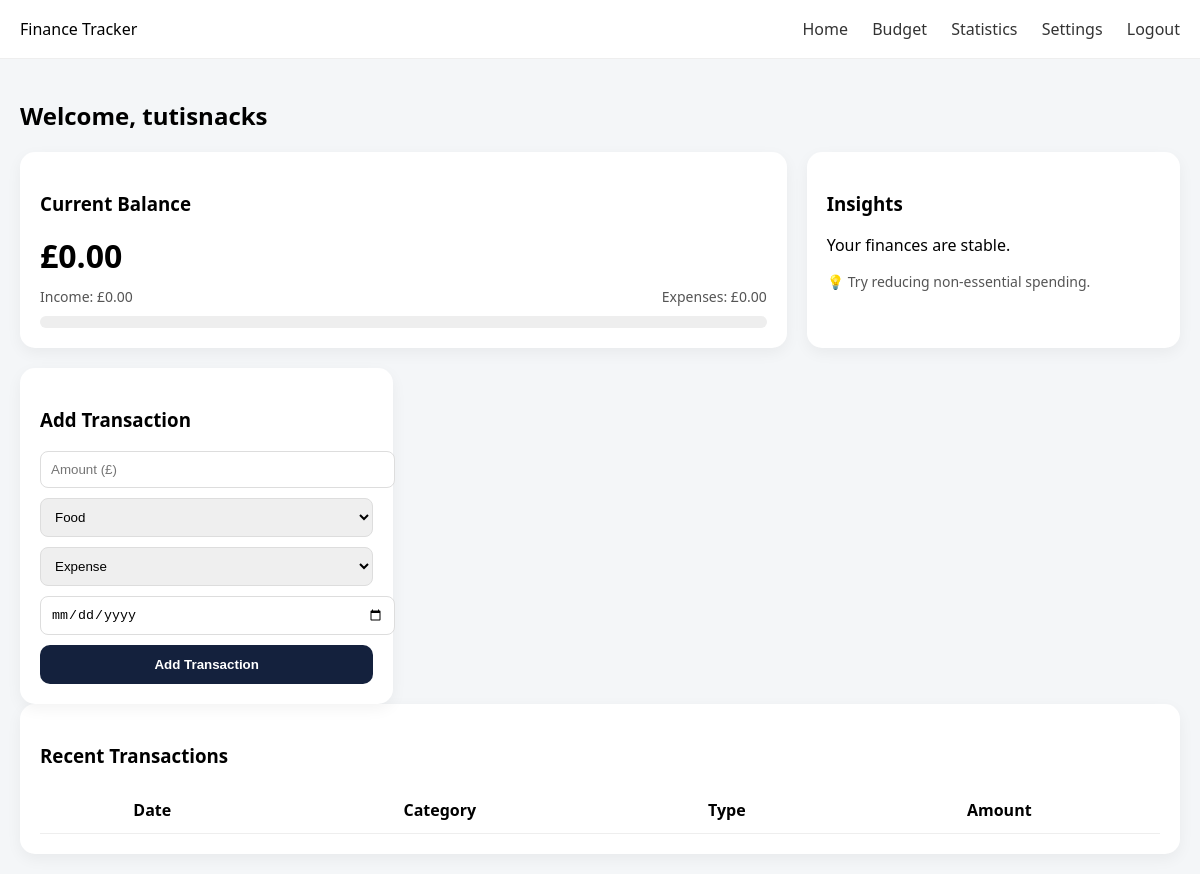
Before: /home (signed in) with the older database file.
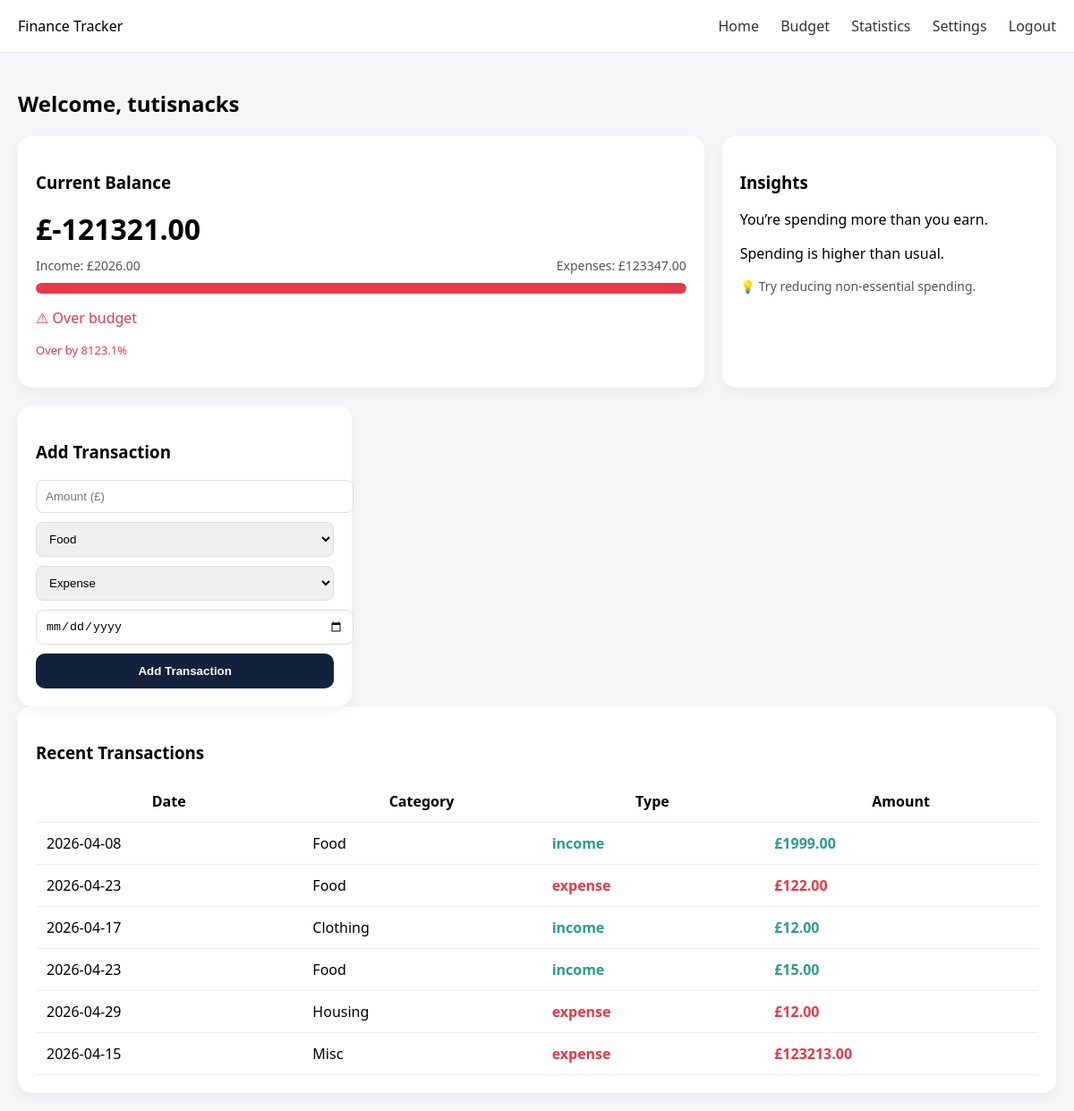
After: the same page with the newer database file.
### tables this page shows
CREATE TABLE transactions (
        id INTEGER PRIMARY KEY AUTOINCREMENT,
        amount REAL,
        category TEXT,
        type TEXT,
        date TEXT,
        user_id INTEGER
    );

### app.py (the view)
@app.route("/home")
def home():
    if "user_id" not in session:
        return redirect("/")
    conn = get_db()
    cur = conn.cursor()
    start = request.args.get("start")
    end = request.args.get("end")
    category = request.args.get("category")
    query = "SELECT * FROM transactions WHERE user_id=?"
    params = [session["user_id"]]
    if start and end:
        query += " AND date BETWEEN ? AND ?"
        params += [start, end]
    if category:
        query += " AND category=?"
        params.append(category)
    cur.execute(query, params)
    data = cur.fetchall()
    income = sum(t[1] for t in data if t[3] == "income")
    expenses = sum(t[1] for t in data if t[3] == "expense")
    cur.execute("SELECT total FROM budget WHERE user_id=?", (session["user_id"],))
    row = cur.fetchone()
    budget = row[0] if row else 0
    percent = (expenses / budget * 100) if budget > 0 else 0
    conn.close()
    return render_template(
        "index.html",
        username=session["username"],
        transactions=data,
        income=income,
        expenses=expenses,
        remaining=income-expenses,
        percent=percent,
        budget=budget
    )

### app.py (called while the page is built)
def get_db():
    os.makedirs("database", exist_ok=True)
    return sqlite3.connect(DB)

### templates/index.html (shortened to what this page needs)
<!DOCTYPE html>
<html>
<head>
    <head>
    <link rel="stylesheet" href="/static/style.css">
</head>
<body>
<div class="navbar">
    <div>Finance Tracker</div>
    <div>
        <a href="/home">Home</a>
        <a href="/budget">Budget</a>
        <a href="/statistics">Statistics</a>
        <a href="/settings">Settings</a>
        <a href="/logout">Logout</a>
    </div>
</div>
<div class="container">
<h2 class="welcome">Welcome, {{ username }}</h2>
<div class="dashboard">
    <div class="card main-card">
        <h3>Current Balance</h3>
        <p class="balance">£{{ "%.2f"|format(remaining) }}</p>
        <div class="mini-stats">
            <span>Income: £{{ "%.2f"|format(income) }}</span>
            <span>Expenses: £{{ "%.2f"|format(expenses) }}</span>
        </div>
        <div class="progress-bar">
            <div class="progress"
                style="width: {{ percent if percent <= 100 else 100 }}%;
                background: {% if percent>100 %}#e63946{% elif percent>80 %}#f4a261{% else %}#2a9d8f{% endif %};">
            </div>
        </div>
        {% if percent >= 100 %}
            <p class="danger">⚠ Over budget</p>
            <p class="danger small">Over by {{ (percent - 100)|round(1) }}%</p>
        {% endif %}
    </div>
    <div class="card">
        <h3>Insights</h3>
        {% if expenses > income %}
            <p>You’re spending more than you earn.</p>
        {% else %}
            <p>Your finances are stable.</p>
        {% endif %}
        {% if percent > 80 %}
            <p>Spending is higher than usual.</p>
        {% endif %}
        <p class="tip">💡 Try reducing non-essential spending.</p>
    </div>
    <div class="card">
        <h3>Add Transaction</h3>
        <form method="POST" action="/add">
            <input type="number" step="0.01" name="amount" placeholder="Amount (£)" required>
            <select name="category">
                <option>Food</option>
            </select>
            <select name="type">
                <option value="expense">Expense</option>
            </select>
            <input type="date" name="date" required>
            <button type="submit">Add Transaction</button>
        </form>
    </div>
</div>
<div class="card">
    <h3>Recent Transactions</h3>
    <div class="table-wrapper">
        <table>
            <tr>
                <th>Date</th>
                <th>Category</th>
                <th>Type</th>
                <th>Amount</th>
            </tr>
            {% for t in transactions %}
            <tr>
                <td>{{ t[4] }}</td>
                <td>{{ t[2] }}</td>
                <td class="{{ 'income' if t[3]=='income' else 'expense' }}">
                    {{ t[3] }}
                </td>
                <td class="{{ 'income' if t[3]=='income' else 'expense' }}">
                    £{{ "%.2f"|format(t[1]) }}
                </td>
            </tr>
            {% endfor %}
        </table>
    </div>
</div>
</div>

### static/style.css (style rules this page uses)
body { font-family: 'Segoe UI', sans-serif; margin: 0; background: #f4f6f8; }
.navbar { background: white; padding: 18px 20px; display: flex; justify-content: space-between; border-bottom: 1px solid #eee; max-width: 1200px; margin: auto; }
.navbar a { text-decoration: none; margin-left: 20px; color: #333; }
.container { padding: 20px; max-width: 1200px; margin: auto; }
.welcome { margin-bottom: 20px; }
.dashboard { display: grid; grid-template-columns: repeat(auto-fit, minmax(280px, 1fr)); gap: 20px; }
.card { background: white; padding: 20px; border-radius: 15px; box-shadow: 0 5px 15px rgba(0,0,0,0.05); }
@media (min-width: 900px) { .main-card { grid-column: span 2; } }
.balance { font-size: 32px; font-weight: bold; margin: 10px 0; }
.mini-stats { display: flex; justify-content: space-between; font-size: 14px; color: #555; }
.progress-bar { width: 100%; background: #eee; border-radius: 10px; margin-top: 10px; overflow: hidden; }
.progress { height: 12px; border-radius: 10px; transition: width 0.4s ease; }
.danger { color: #e63946; }
.small { font-size: 13px; }
.tip { margin-top: 10px; font-size: 14px; color: #555; }
input, select { width: 100%; padding: 10px; margin-bottom: 10px; border-radius: 8px; border: 1px solid #ddd; }
button { width: 100%; padding: 12px; background: #14213d; color: white; border: none; border-radius: 10px; font-weight: 600; }
.table-wrapper { overflow-x: auto; }
table { width: 100%; border-collapse: collapse; }
td, th { padding: 12px; border-bottom: 1px solid #eee; }
.income { color: #2a9d8f; font-weight: 600; }
.expense { color: #e63946; font-weight: 600; }

Changed rows visible on the page:
added transactions: date "2026-04-08", category "Food", type "income", amount "1999.00"
added transactions: date "2026-04-23", category "Food", type "expense", amount "122.00"
added transactions: date "2026-04-17", category "Clothing", type "income", amount "12.00"
added transactions: date "2026-04-23", category "Food", type "income", amount "15.00"
added transactions: date "2026-04-29", category "Housing", type "expense", amount "12.00"
added transactions: date "2026-04-15", category "Misc", type "expense", amount "123213.00"
Other visible differences:
{{ "%.2f"|format(remaining) }}: "0.00" → "-121321.00"
{{ "%.2f"|format(income) }}: "0.00" → "2026.00"
{{ "%.2f"|format(expenses) }}: "0.00" → "123347.00"
{{ (percent - 100)|round(1) }}: (not shown) → "8123.1"
text no longer shown: "Your finances are stable."
text now shown: "⚠ Over budget Over by % You’re spending more than you earn. Spending is higher than usual."
